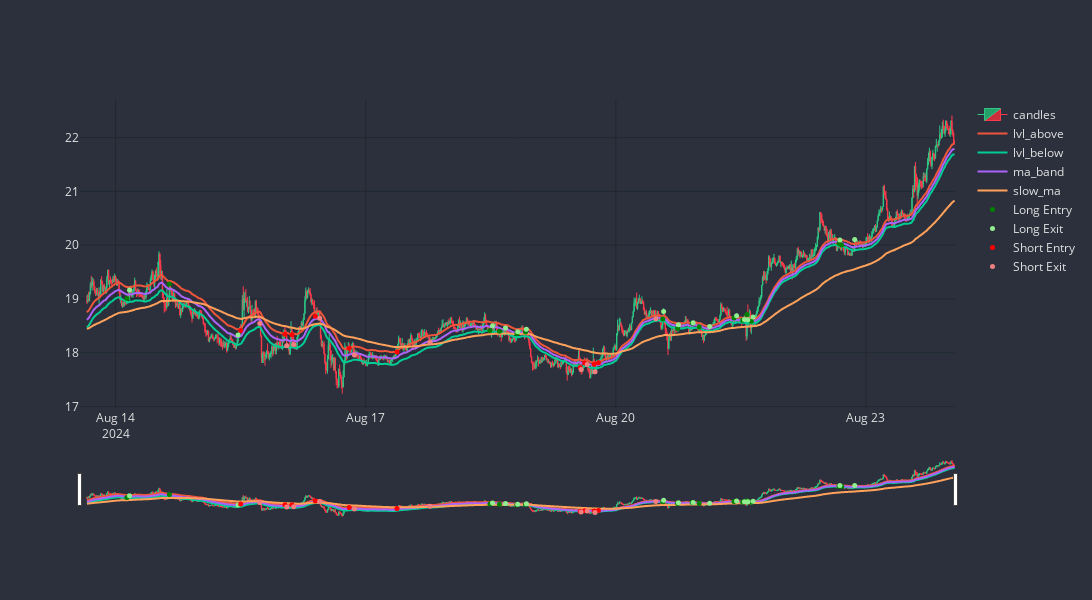

Notebook cell for this chart:
### Code cell
strat.plot(-2000)

### Figure 1 — Plotly figure (JSON) as saved in the notebook; plotly's stock layout.template omitted (floating-point values rounded to 4 significant figures; data arrays with more than 128 entries replaced by an {"elided": "..."} marker saying what was removed)
{"data": [{"close": {"elided": "1000 float values"}, "decreasing": {"fillcolor": "#CC2E3C", "line": {"color": "#FF3A4C"}}, "high": {"elided": "1000 float values"}, "increasing": {"fillcolor": "#24A06B", "line": {"color": "#2EC886"}}, "line": {"width": 1}, "low": {"elided": "1000 float values"}, "name": "candles", "opacity": 1, "open": {"elided": "1000 float values"}, "type": "candlestick", "x": {"elided": "1000 str values"}}, {"line": {"shape": "spline", "width": 2}, "name": "lvl_above", "type": "scatter", "x": {"elided": "1000 str values"}, "y": {"elided": "1000 float values"}}, {"line": {"shape": "spline", "width": 2}, "name": "lvl_below", "type": "scatter", "x": {"elided": "1000 str values"}, "y": {"elided": "1000 float values"}}, {"line": {"shape": "spline", "width": 2}, "name": "ma_band", "type": "scatter", "x": {"elided": "1000 str values"}, "y": {"elided": "1000 float values"}}, {"line": {"shape": "spline", "width": 2}, "name": "slow_ma", "type": "scatter", "x": {"elided": "1000 str values"}, "y": {"elided": "1000 float values"}}, {"marker": {"color": "green", "size": 5}, "mode": "markers", "name": "Long Entry", "type": "scatter", "x": ["2024-08-14T03:15:00", "2024-08-14T15:30:00", "2024-08-18T11:45:00", "2024-08-18T14:30:00", "2024-08-18T19:30:00", "2024-08-18T22:00:00", "2024-08-20T13:30:00", "2024-08-20T17:45:00", "2024-08-20T22:00:00", "2024-08-21T00:00:00", "2024-08-21T10:00:00", "2024-08-21T12:30:00", "2024-08-21T13:45:00", "2024-08-21T15:00:00", "2024-08-22T16:15:00", "2024-08-22T17:00:00"], "y": [19.01, 19.28, 18.41, 18.4, 18.35, 18.39, 18.63, 18.45, 18.55, 18.48, 18.64, 18.61, 18.71, 18.58, 20.03, 20.0]}, {"marker": {"color": "lightgreen", "size": 5}, "mode": "markers", "name": "Long Exit", "type": "scatter", "x": ["2024-08-14T04:00:00", "2024-08-15T11:15:00", "2024-08-18T12:30:00", "2024-08-18T16:15:00", "2024-08-18T19:45:00", "2024-08-18T22:15:00", "2024-08-20T13:45:00", "2024-08-20T18:00:00", "2024-08-20T22:15:00", "2024-08-21T03:00:00", "2024-08-21T10:45:00", "2024-08-21T13:00:00", "2024-08-21T14:00:00", "2024-08-21T15:30:00", "2024-08-22T16:30:00", "2024-08-22T20:45:00"], "y": [19.17, 18.33, 18.5, 18.46, 18.39, 18.44, 18.77, 18.52, 18.55, 18.49, 18.69, 18.62, 18.61, 18.67, 20.09, 20.1]}, {"marker": {"color": "red", "size": 5}, "mode": "markers", "name": "Short Entry", "type": "scatter", "x": ["2024-08-15T12:00:00", "2024-08-16T00:45:00", "2024-08-16T02:45:00", "2024-08-16T09:30:00", "2024-08-16T19:15:00", "2024-08-17T09:00:00", "2024-08-19T13:45:00", "2024-08-19T15:00:00", "2024-08-19T17:45:00", "2024-08-19T19:00:00"], "y": [18.41, 18.34, 18.34, 18.68, 18.08, 18.01, 17.72, 17.81, 17.79, 17.81]}, {"marker": {"color": "lightcoral", "size": 5}, "mode": "markers", "name": "Short Exit", "type": "scatter", "x": ["2024-08-15T17:30:00", "2024-08-16T01:15:00", "2024-08-16T03:15:00", "2024-08-16T10:45:00", "2024-08-16T20:45:00", "2024-08-17T18:30:00", "2024-08-19T14:00:00", "2024-08-19T15:45:00", "2024-08-19T18:00:00", "2024-08-20T11:30:00"], "y": [18.55, 18.13, 18.16, 18.64, 17.96, 18.2, 17.69, 17.78, 17.64, 18.63]}], "layout": {"font": {"color": "#E1E1E1", "size": 12}, "height": 600, "paper_bgcolor": "#2C303C", "plot_bgcolor": "#2C303C", "width": 1200, "xaxis": {"gridcolor": "#1F292F", "nticks": 5, "rangeslider": {"visible": true}, "type": "date"}, "yaxis": {"gridcolor": "#1F292F"}}}
